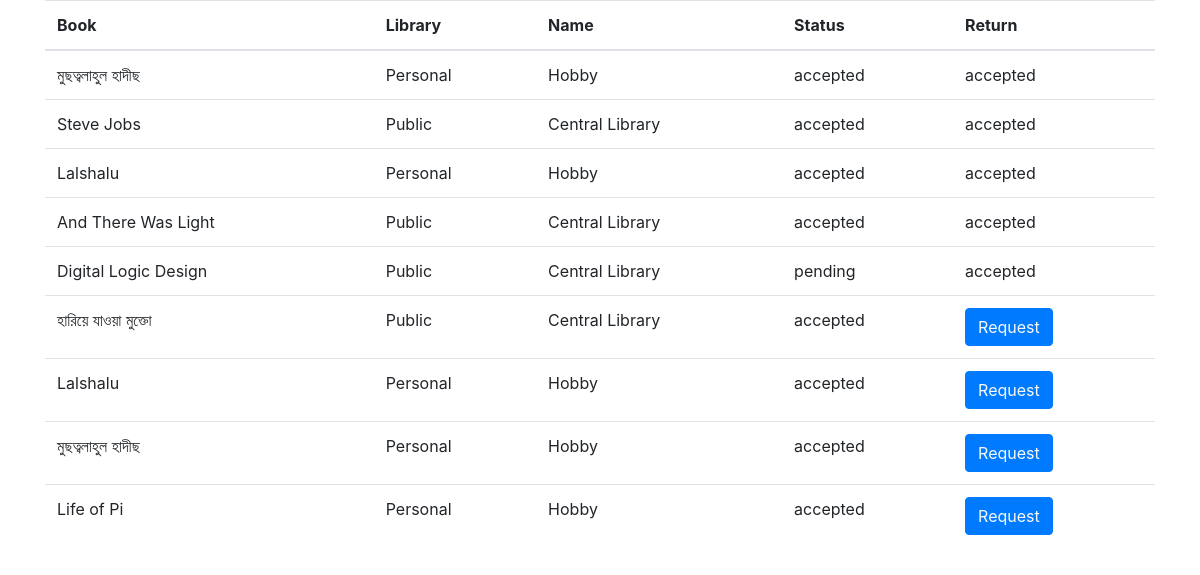
The page /viewHistory.php (signed in) on the database its author committed.
### tables this page shows
CREATE TABLE `borrow` (
  `borrow_id` int(11) NOT NULL,
  `username` varchar(50) NOT NULL,
  `book_name` varchar(50) NOT NULL,
  `Ltype` varchar(50) NOT NULL,
  `Lname` varchar(50) NOT NULL,
  `status` varchar(50) NOT NULL,
  `returnN` varchar(50) NOT NULL
);

### viewHistory.php (the view, shortened to what this page needs)
<!DOCTYPE html>
<html lang="en">
<head>
    <link rel="stylesheet" href="https://cdn.jsdelivr.net/npm/bootstrap@4.4.1/dist/css/bootstrap.min.css">
</head>
<body>
<div class="container">
    <table class="table">
  <thead>
    <tr>
      <th scope="col">Book</th>
      <th scope="col">Library</th>
      <th scope="col">Name</th>
      <th scope="col">Status</th>
      <th scope="col">Return</th>
    </tr>
  </thead>
  <tbody>
  <?php
include 'connect.php';
$username=$_SESSION['username'];
$sql="SELECT * FROM borrow where username = '$username'";
$resul=mysqli_query($conn,$sql);
if($resul)
{
    while($row=mysqli_fetch_array($resul))
    {
    $borrow_id=$row['borrow_id'];
    $book_name=$row['book_name'];
    $Ltype=$row['Ltype'];
    $Lname=$row['Lname'];
    $status=$row['status'];
    $returnN=$row['returnN'];
    if($status == 'accepted' && $returnN=='')
    {
    echo '<tr>
       <td>'.$book_name.'</td>
       <td>'.$Ltype.'</td>
       <td>'.$Lname.'</td>
       <td>'.$status.'</td>
       <td>
       <button class="btn btn-primary"><a href="returnRequestUser.php?key='.$Ltype.' & key2='.$Lname.' & key3='.$borrow_id.'" class="text-light">Request</a></button>
       </td>
     </tr>';
    }
    else
    {
      echo '<tr>
       <td>'.$book_name.'</td>
       <td>'.$Ltype.'</td>
       <td>'.$Lname.'</td>
       <td>'.$status.'</td>
       <td>'.$returnN.'</td>
     </tr>';
    }
    }
}
else {
    die(mysqli_error($conn));
}
  ?>
  </tbody>
</table>
</div>
</body>
</html>

### rows shown on the page
borrow: book_name "মুছত্বলাহুল হাদীছ", Ltype "Personal", Lname "Hobby", status "accepted", returnN "accepted"
borrow: book_name "Steve Jobs", Ltype "Public", Lname "Central Library", status "accepted", returnN "accepted"
borrow: book_name "Lalshalu", Ltype "Personal", Lname "Hobby", status "accepted", returnN "accepted"
borrow: book_name "And There Was Light", Ltype "Public", Lname "Central Library", status "accepted", returnN "accepted"
borrow: book_name "Digital Logic Design", Ltype "Public", Lname "Central Library", status "pending", returnN "accepted"
borrow: book_name "হারিয়ে যাওয়া মুক্তো", Ltype "Public", Lname "Central Library", status "accepted"
borrow: book_name "Lalshalu", Ltype "Personal", Lname "Hobby", status "accepted"
borrow: book_name "মুছত্বলাহুল হাদীছ", Ltype "Personal", Lname "Hobby", status "accepted"
borrow: book_name "Life of Pi", Ltype "Personal", Lname "Hobby", status "accepted"
